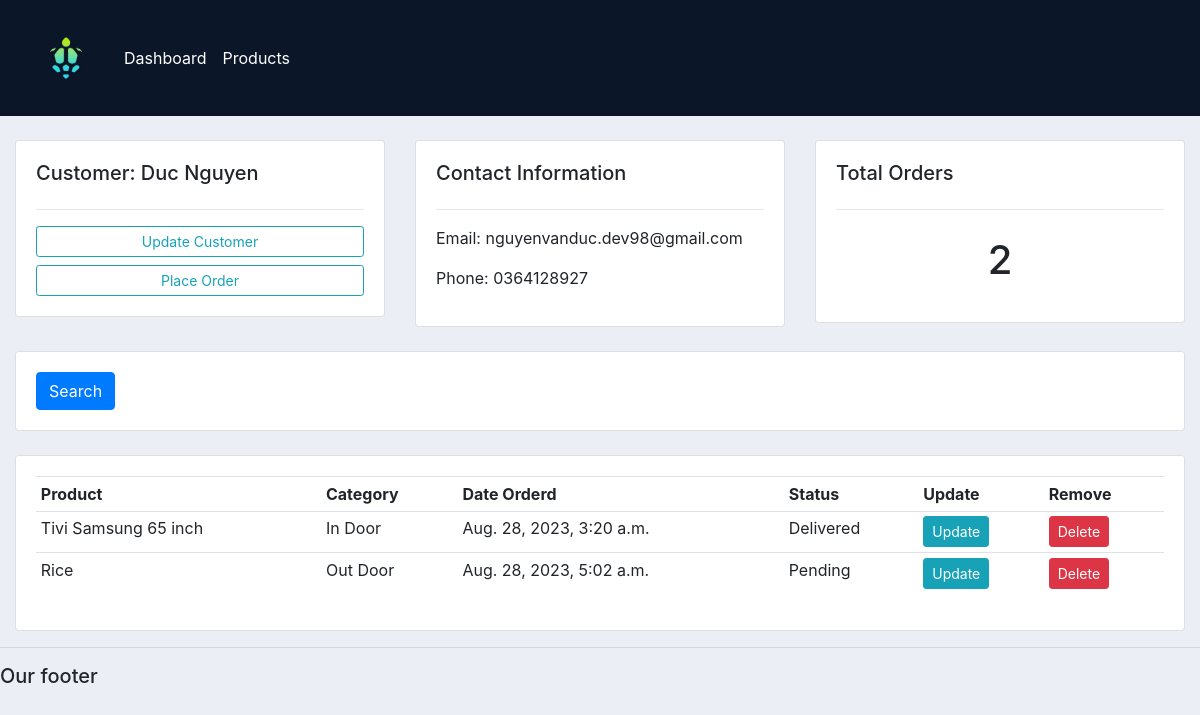
The app's page /customer/1/ with its own data.
### accounts/models.py (models this page shows, shortened)
class Customer(models.Model):
    name = models.CharField(max_length=200, null=True)
    phone = models.CharField(max_length=200, null=True)
    email = models.CharField(max_length=200, null=True)
    date_created = models.DateTimeField(auto_now_add=True, null=True)

class Order(models.Model):
        STATUS = (
                ('Pending', 'Pending'),
                ('Out for delivery', 'Out for delivery'),
                ('Delivered', 'Delivered'),
        )
        customer = models.ForeignKey(Customer, null=True, on_delete=models.SET_NULL)
        product = models.ForeignKey(Product, null=True, on_delete=models.SET_NULL)
        date_created = models.DateTimeField(auto_now_add=True, null=True)
        status = models.CharField(max_length=200, null=True, choices=STATUS)

class Product(models.Model):
    CATEGORY = (
        ('In Door', 'In Door'),
        ('Out Door',' Out Door'),
        )
    name = models.CharField(max_length=200, null=True)
    price = models.FloatField(null=True)
    category = models.CharField(max_length=200, null=True, choices=CATEGORY)
    description = models.CharField(max_length=200, null=True)
    date_created = models.DateTimeField(auto_now_add=True, null=True)
    tags = models.ManyToManyField(Tag)
    def __str__(self):
	    return self.name

### accounts/views.py (the view)
# urls.py: path('customer/<str:pk_test>/',views.customer, name='customer'),
def customer(request, pk_test):
    customer = Customer.objects.get(id = pk_test)
    orders = customer.order_set.all()
    order_count = orders.count()
    context = {'customer':customer,'orders':orders,'order_count':order_count}
    return render(request, 'accounts/customer.html', context)

### accounts/templates/accounts/customer.html (shortened to what this page needs)
{%  extends 'accounts/main.html' %}
{% block content %}
	<br>
<div class="row">
	<div class="col-md">
		<div class="card card-body">
			<h5>Customer: {{customer.name}}</h5>
			<hr>
			<a class="btn btn-outline-info  btn-sm btn-block" href="">Update Customer</a>
			<a class="btn btn-outline-info  btn-sm btn-block" href="{% url 'create_order' customer.id %}">Place Order</a>
		</div>
	</div>
	<div class="col-md">
		<div class="card card-body">
			<h5>Contact Information</h5>
			<hr>
			<p>Email: {{customer.email}}</p>
			<p>Phone: {{customer.phone}}</p>
		</div>
	</div>
	<div class="col-md">
		<div class="card card-body">
			<h5>Total Orders</h5>
			<hr>
			<h1 style="text-align: center;padding: 10px">{{order_count}}</h1>
		</div>
	</div>
</div>
<br>
<div class="row">
	<div class="col">
		<div class="card card-body">
			<form method="get">
		    <button class="btn btn-primary" type="submit">Search</button>
		  </form>
		</div>
	</div>
</div>
<br>
<div class="row">
	<div class="col-md">
		<div class="card card-body">
			<table class="table table-sm">
				<tr>
					<th>Product</th>
					<th>Category</th>
					<th>Date Orderd</th>
					<th>Status</th>
					<th>Update</th>
					<th>Remove</th>
				</tr>
				{% for order in orders %}
				<tr>
					<td>{{order.product}}</td>
					<td>{{order.product.category}}</td>
					<td>{{order.date_created}}</td>
					<td>{{order.status}}</td>
					<td><a class="btn btn-sm btn-info" href="{% url 'update_order' order.id %}">Update</a></td>
					<td><a class="btn btn-sm btn-danger" href="{% url 'delete_order' order.id %}">Delete</a></td>
				</tr>
				{% endfor %}
			</table>
		</div>
	</div>
</div>
{% endblock %}

### static/css/main.css (style rules this page uses)
body { background-color: #ebeff5; }

### records on screen
Customer: name "Duc Nguyen", email "nguyenvanduc.dev98@gmail.com", phone "0364128927"
Order: product "Tivi Samsung 65 inch", product.category "In Door", date_created "Aug. 28, 2023, 3:20 a.m.", status "Delivered"
Order: product "Rice", product.category "Out Door", date_created "Aug. 28, 2023, 5:02 a.m.", status "Pending"

### other values on screen
{{ order_count }} "2"
